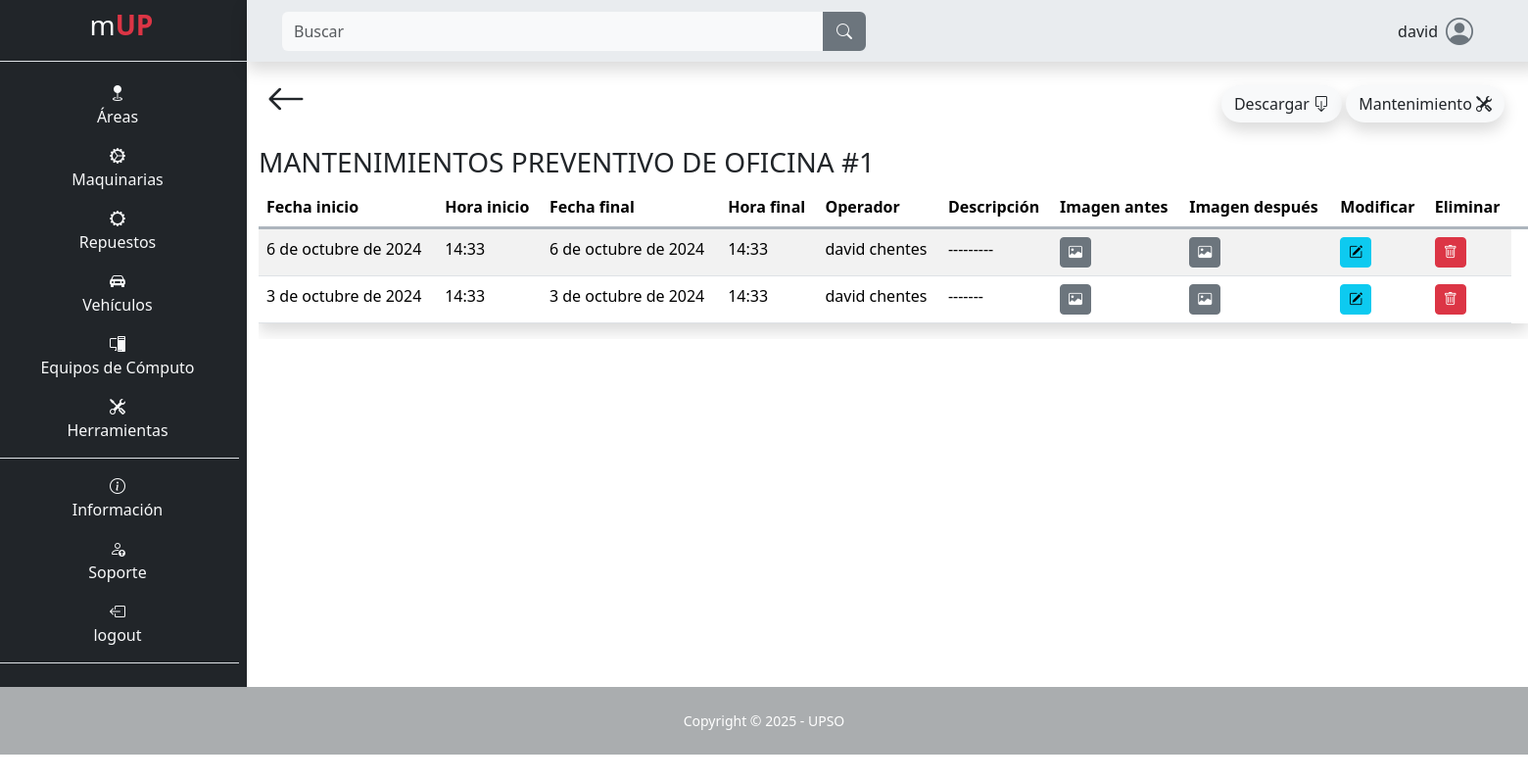
The app's page /area/mantenimientos_area/7/2 (signed in), older data.
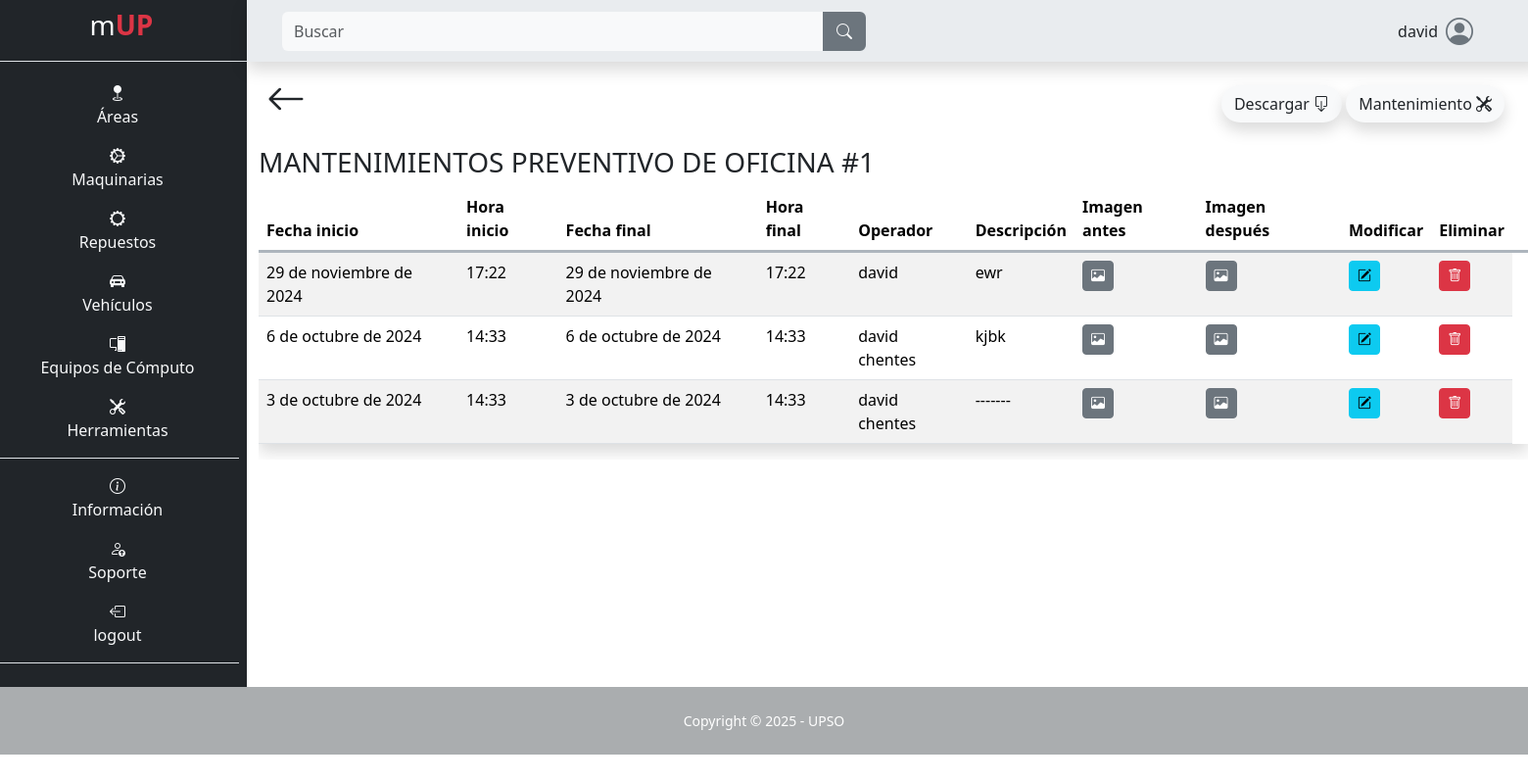
The same page, newer data.
### app/mUP_area/models.py (models this page shows, shortened)
class MantenimientoArea(models.Model):
    area = models.ForeignKey(Area, on_delete=models.CASCADE)
    tipo = models.ForeignKey(TipoMantenimientoArea, on_delete=models.CASCADE)
    fecha_inicio = models.DateField(default=date.today)
    hora_inicio = models.TimeField(default=datetime.now().time())
    fecha_fin = models.DateField(default=date.today)
    hora_fin = models.TimeField(default=datetime.now().time())
    operador = models.CharField(max_length=100, blank=False, null=False, default="")
    descripción = models.TextField(max_length=500, null=False, blank=False, default="")
    imagen_antes = models.ImageField(upload_to="area/mantenimiento/antes", null=False, blank=False, default=None)
    imagen_después = models.ImageField(upload_to="area/mantenimiento/después", null=False, blank=False, default=None)
    class Meta:
        indexes = [
            models.Index(fields=['area']),
        ]

### app/mUP_area/views.py (the view)
# urls.py: path('mantenimientos_area/<int:id>/<int:mant>', views.mantenimientos_area, name="mantenimientos_area"),
@login_required
def mantenimientos_area(request, id, mant):
    area = get_object_or_404(Area, id=id)
    tipo_mantenimiento = get_object_or_404(TipoMantenimientoArea, id=mant)
    mantenimientos = area.mantenimientoarea_set.filter(tipo=tipo_mantenimiento).order_by('-fecha_fin', '-hora_fin')
    context = {
        'area': area,
        'tipo_mantenimiento': tipo_mantenimiento,
        'mantenimientos': mantenimientos,
    }
    return render(request, 'mUP_area/manteniminetos.html', context)

### app/mUP_area/models.py (called while the page is built)
    def __str__(self):
        return self.nombre

    def __str__(self):
        return self.tipo

### templates/mUP_area/manteniminetos.html (shortened to what this page needs)
{% extends "layout/base.html" %}
{% block 'content' %}
<div class="container mb-5">
    <div class="d-flex p-2 justify-content-between">
        <a class="text-decoration-none text-dark flecha-atras" href="{% url "detalles_area" id=area.id %}">
            <i class="bi bi-arrow-left fs-1"></i>
        </a>
        <span class="p-3">
            <button type="button" class="btn custom descargar shadow rounded-pill" data-bs-toggle="modal" data-bs-target="#modal-descargar">
                Descargar <i class="bi bi-box-arrow-down "></i>
            </button>
            <a class="btn custom mantenimineto shadow rounded-pill" href="{% url "nuevo_mantenimiento_area" id=area.id mant=tipo_mantenimiento.id %}">Mantenimiento <i class="bi bi-tools"></i></a>
        </span>
    </div>
    <h3 class="text-uppercase">Mantenimientos {{ tipo_mantenimiento }} de {{ area }}</h3>
    <div class="table-responsive">
    <table class="table table-striped shadow">
        <thead>
            <tr class="border border-end-0 border-start-0 border-top-0 border-3 border-dark-subtle">
                <th>Fecha inicio</th>
                <th>Hora inicio</th>
                <th>Fecha final</th>
                <th>Hora final</th>
                <th>Operador</th>
                <th>Descripción</th>
                <th>Imagen antes</th>
                <th>Imagen después</th>
                <th>Modificar</th>
                <th>Eliminar<th>
            </tr>
        </thead>
        <tbody>
            {% for mantenimiento in mantenimientos %}
                <tr>
                    <td>{{ mantenimiento.fecha_inicio }}</td>
                    <td>{{ mantenimiento.hora_inicio }}</td>
                    <td>{{ mantenimiento.fecha_fin }}</td>
                    <td>{{ mantenimiento.hora_fin }}</td>
                    <td>{{ mantenimiento.operador }}</td>
                    <td>{{ mantenimiento.descripción }}</td>
                    <td>
                        <button type="button" class="btn btn-secondary btn-sm" data-bs-toggle="modal" data-bs-target="#exampleModal{{ mantenimiento.id }}1">
                            <i class="bi bi-image"></i>
                        </button>
                    </td>
                    <td>
                        <button type="button" class="btn btn-secondary btn-sm" data-bs-toggle="modal" data-bs-target="#exampleModal{{ mantenimiento.id }}">
                            <i class="bi bi-image"></i>
                        </button>
                    </td>
                    <td>
                        <a class="btn btn-info btn-sm" href="{% url "mod_mantenimiento_area" id=mantenimiento.id mant=tipo_mantenimiento.id %}"><i class="bi bi-pencil-square"></i></a>
                    </td>
                    <td>
                        <button type="button" class="btn btn-danger btn-sm" data-bs-toggle="modal" data-bs-target="#modal-eliminar{{ mantenimiento.id }}">
                            <i class="bi bi-trash"></i>
                        </button>
                    </td>
                </tr>
            {% endfor %}
        </tbody>
    </table>
    </div>
</div>
{% endblock %}

Row changes from the older to the newer data that the page shows:
added MantenimientoArea: fecha_inicio "29 de noviembre de 2024", hora_inicio "17:22", fecha_fin "29 de noviembre de 2024", hora_fin "17:22", operador "david", descripción "ewr"
changed MantenimientoArea: descripción "---------" → "kjbk"
